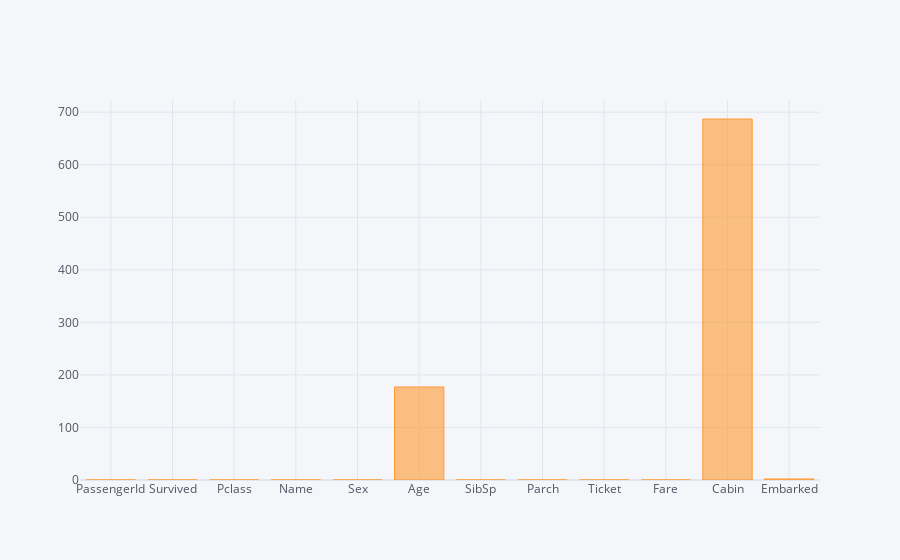

Notebook source saved alongside this figure:
### Code cell
pd.DataFrame((len(train) - train.count())).iplot(kind = 'bar')

### Figure 1 — Plotly figure (JSON) as saved in the notebook; plotly's stock layout.template omitted (floating-point values rounded to 4 significant figures)
{"data": [{"marker": {"color": "rgba(255, 153, 51, 0.6)", "line": {"color": "rgba(255, 153, 51, 1.0)", "width": 1}}, "name": "0", "orientation": "v", "text": "", "type": "bar", "x": ["PassengerId", "Survived", "Pclass", "Name", "Sex", "Age", "SibSp", "Parch", "Ticket", "Fare", "Cabin", "Embarked"], "y": [0, 0, 0, 0, 0, 177, 0, 0, 0, 0, 687, 2]}], "layout": {"legend": {"bgcolor": "#F5F6F9", "font": {"color": "#4D5663"}}, "paper_bgcolor": "#F5F6F9", "plot_bgcolor": "#F5F6F9", "title": {"font": {"color": "#4D5663"}}, "xaxis": {"gridcolor": "#E1E5ED", "showgrid": true, "tickfont": {"color": "#4D5663"}, "title": {"font": {"color": "#4D5663"}, "text": ""}, "zerolinecolor": "#E1E5ED"}, "yaxis": {"gridcolor": "#E1E5ED", "showgrid": true, "tickfont": {"color": "#4D5663"}, "title": {"font": {"color": "#4D5663"}, "text": ""}, "zerolinecolor": "#E1E5ED"}}}
